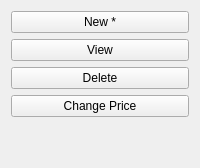
             <widget class="QWidget" name="widget_4" native="true">
              <layout class="QVBoxLayout" name="verticalLayout_11">
               <item>
                <layout class="QVBoxLayout" name="verticalLayout_10">
                 <item>
                  <widget class="QPushButton" name="btnVNewProd">
                   <property name="text">
                    <string>New *</string>
                   </property>
                  </widget>
                 </item>
                 <item>
                  <widget class="QPushButton" name="btnVProds">
                   <property name="text">
                    <string>View</string>
                   </property>
                  </widget>
                 </item>
                 <item>
                  <widget class="QPushButton" name="btnVDelProds">
                   <property name="text">
                    <string>Delete</string>
                   </property>
                  </widget>
                 </item>
                 <item>
                  <widget class="QPushButton" name="btnVChangeProds">
                   <property name="text">
                    <string>Change Price</string>
                   </property>
                  </widget>
                 </item>
                 <item>
                  <spacer name="verticalSpacer_5">
                   <property name="orientation">
                    <enum>Qt::Vertical</enum>
                   </property>
                   <property name="sizeHint" stdset="0">
                    <size>
                     <width>20</width>
                     <height>40</height>
                    </size>
                   </property>
                  </spacer>
                 </item>
                </layout>
               </item>
              </layout>
              <zorder></zorder>
             </widget>
